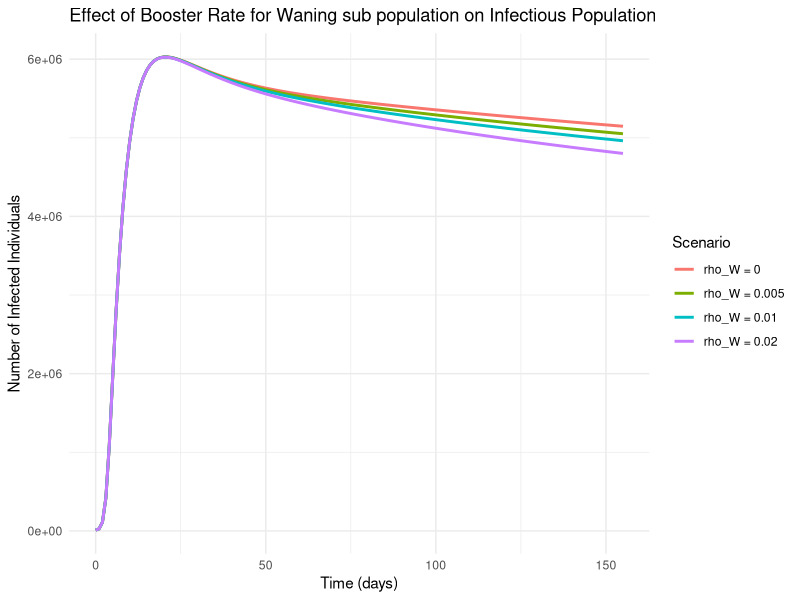
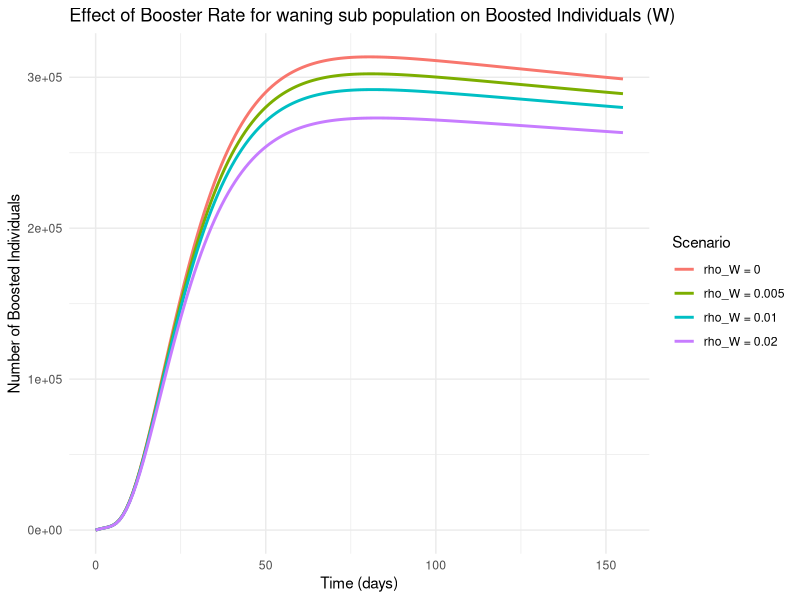

Recreate these plots in R, in order.
library(deSolve)
library(ggplot2)

# Define the model
SIRBVVW_model <- function(t, state, parameters) {
  S <- state["S"]; I <- state["I"]; R <- state["R"]
  B <- state["B"]; V1 <- state["V1"]; V2 <- state["V2"]; W <- state["W"]
  
  with(as.list(parameters), {
    N <- S + I + R + V1 + V2
    
    dS  <- Lambda - (beta_h * I / N + (beta0 * B / (kappa + B))) * S - nu_s * S - mu * S
    dI  <- (beta_h * I / N + (beta0 * B / (kappa + B))) * S - (1 - xi_v_1) * V1 + (1 - xi_w) * W - mu * I - delta * I - gamma * I
    dR  <- gamma * I - mu * R - zeta_R * R
    dB  <- xi_I * I - mu_B * B + alpha
    dV1 <- nu_s * S - mu * V1 - psi_v_1 * V1 - (1 - xi_v_1) * V1
    dV2 <- psi_v_1 * V1 - rho_v_2 * V2 - mu * V2 + rho_W * W
    dW  <- zeta_R * R - mu * W - rho_W * W - (1 - xi_w) * W + rho_v_2 * V2
    
    list(c(dS, dI, dR, dB, dV1, dV2, dW))
  })
}

# Initial states
initial_state <- c(S = 6846408, I = 10661, R = 10292, B = 500, V1 = 272917, V2 = 0, W = 0)

# Parameters (excluding rho_W which we will vary)
base_params <- c(
  gamma = 0.0061884, kappa = 500000, Lambda = 38, beta_h = 0.00003,
  beta0 = 0.234, psi_v_1 = 0, mu = 0.0003465, rho_v_2 = 0.0083,
  nu_s = 1 / 385, zeta_R = 1 / 15, xi_I = 0.8, alpha = 0.014,
  mu_B = 0.0345, delta = 0.00022187, xi_v_1 = 0.9917, xi_w = 0.8925
)

# Time
times <- seq(0, 155, by = 1)



# Booster rates to test
booster_rates <- c(0, 0.005, 0.01, 0.02)
colors <- c("black", "blue", "green", "red")

# Store output
results <- list()

for (i in seq_along(booster_rates)) {
  param_set <- c(base_params, rho_W = booster_rates[i])
  out <- ode(y = initial_state, times = times, func = SIRBVVW_model,
             parms = param_set, atol = 1e-6, rtol = 1e-6)
  results[[i]] <- as.data.frame(out)
  results[[i]]$Scenario <- paste0("rho_W = ", booster_rates[i])
}

# Combine all outputs
all_results <- do.call(rbind, results)

# Plot Infectious Population (I)
ggplot(all_results, aes(x = time, y = I, color = Scenario)) +
  geom_line(size = 1) +
  labs(title = "Effect of Booster Rate for Waning sub population on Infectious Population",
       x = "Time (days)", y = "Number of Infected Individuals") +
  theme_minimal()

# Plot Boosted Individuals (W)
ggplot(all_results, aes(x = time, y = W, color = Scenario)) +
  geom_line(size = 1) +
  labs(title = "Effect of Booster Rate for waning sub population on Boosted Individuals (W)",
       x = "Time (days)", y = "Number of Boosted Individuals") +
  theme_minimal()
